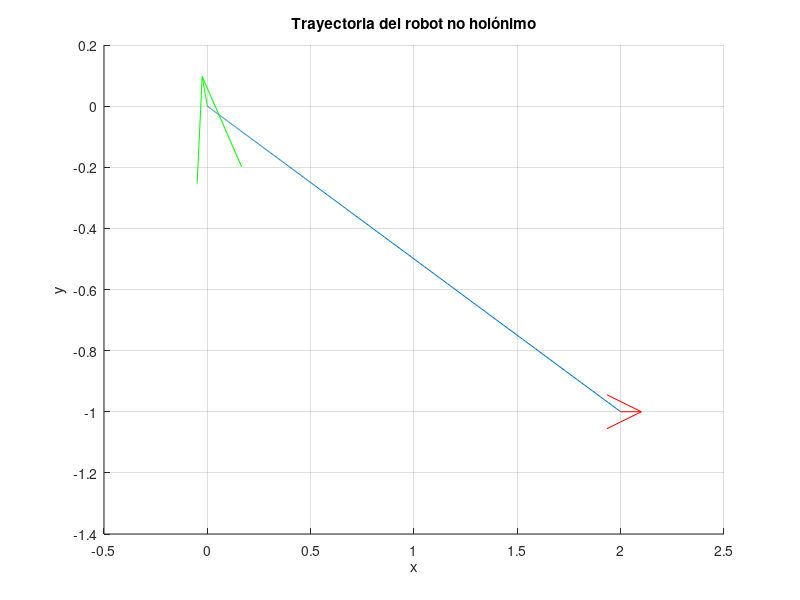
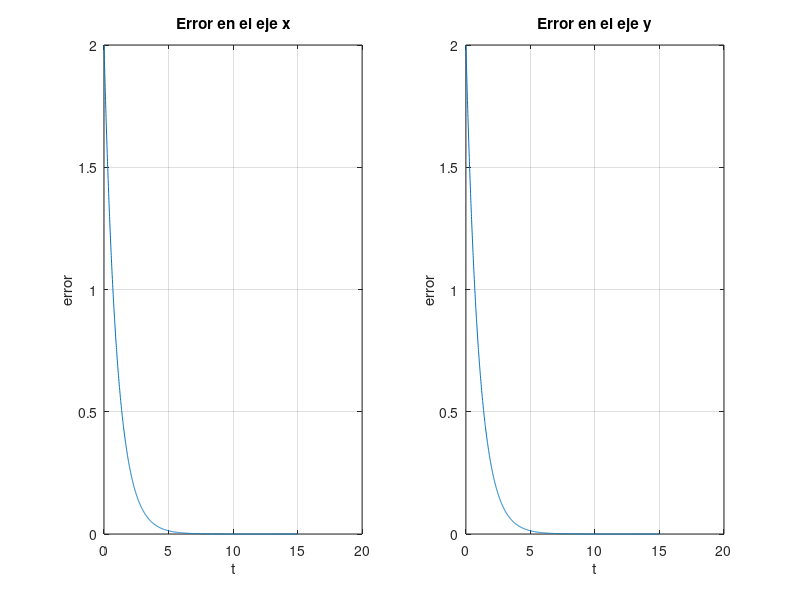
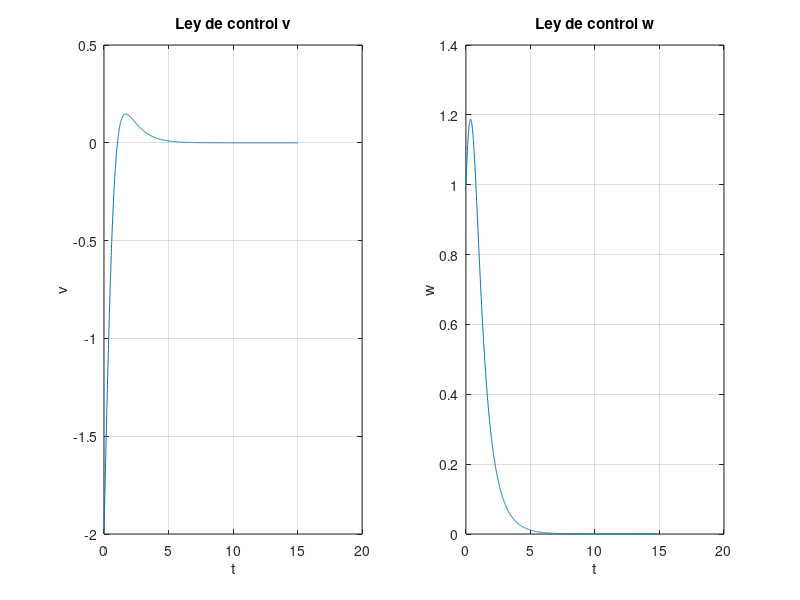

Recreate these plots in MATLAB, in order.
clc
clearvars
close all

% Parámetros iniciales
l = 1; % Distancia del centro del robot al punto de control
z = [2; -1]; % Condiciones iniciales punto 1
Angulo = 0; % Angulo inicial ( en grados) Condicion uno
K = [1 0; 0 1]; % Ganancia del controlador 


% Datos de la simulación
Dt = 0.01; % Periodo de muestreo
tiempo = 15; % Duración de la simulación en segundos
iteraciones = tiempo / Dt;

%Inicializar el angulo theta
theta=zeros(1,iteraciones+1);
theta(1,1)=deg2rad(Angulo);
% Inicializar trayectorias
z_hist = zeros(2, iteraciones+1);
z_hist(:, 1) = z;

% Inicializar trayectorias
v_hist = zeros(1,iteraciones);
% Inicializar trayectorias
w_hist = zeros(1,iteraciones);
% Simulación
for k = 1:iteraciones
    % Calcular la matriz M en cada iteración
    M = [cos(theta(k)) -l*sin(theta(k));
         sin(theta(k)) l*cos(theta(k))];
     
    % Controlador
    u = M \ (-K * z(:,k)); % u = M^{-1}(-kz)
    
    % Actualizar el estado del sistema
    v = u(1);
    w = u(2);
    
    % Dinámica del sistema
    z(:,k+1) = z(:,k)+Dt*(M*u);
    theta(k+1) = theta(k)+Dt*(w) ; % Actualización del ángulo

    %Errores
    ex(k)=z(1,k);
    ey(k)=z(2,k);
    
    % Guardar el historial de valore para graficar
    z_hist(:, k+1) = z(:,k+1);
    v_hist(k)=v;
    w_hist(k)=w;
end

t=linspace(0,tiempo,iteraciones);

% Gráfica de resultados
figure;
hold on
plot(z_hist(1, :), z_hist(2, :));
quiver(z_hist(1, 1), z_hist(2, 1), cos(theta(1)), sin(theta(1)), 0.1, 'r', 'LineWidth', .1, 'MaxHeadSize', 1 );
quiver(z_hist(1, end), z_hist(2, end), cos(theta(end)), sin(theta(end)), 0.1, 'g', 'LineWidth', .1, 'MaxHeadSize', 2);
xlabel('x');
ylabel('y');
title('Trayectoria del robot no holónimo');
hold off
grid on;

figure
subplot(1,2,1)
plot(t,ex)
xlabel('t');
ylabel('error');
title('Error en el eje x');
grid on
subplot(1,2,2)
plot(t,ey)
plot(t,ex)
xlabel('t');
ylabel('error');
title('Error en el eje y');
grid on


figure
subplot(1,2,1)
plot(t,v_hist)
xlabel('t');
ylabel('v');
title('Ley de control v');
grid on
subplot(1,2,2)
plot(t,w_hist)
xlabel('t');
ylabel('w');
title('Ley de control w');
grid on
